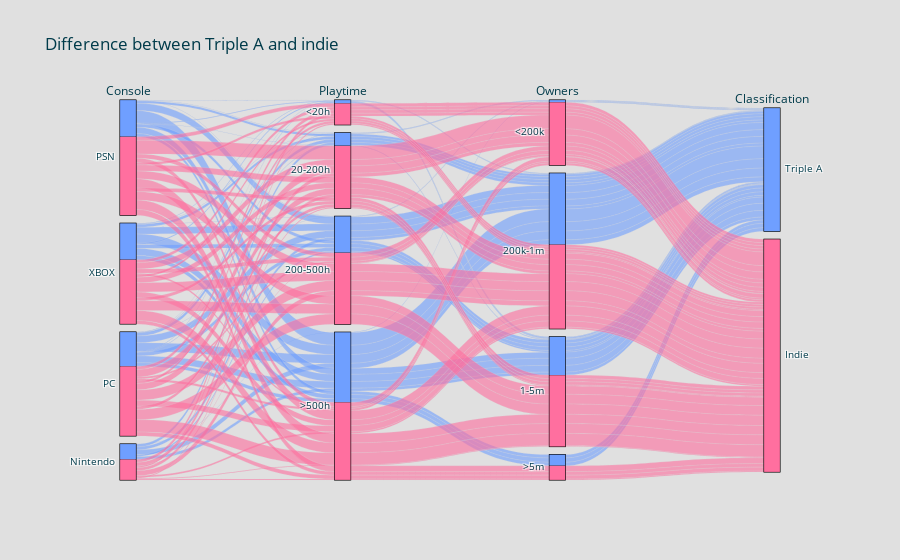

Write notebook code for a chart like this one.
### Markdown cell above
As shown earlier we see that the metascore of Triple A games is somewhat higher than those of indie games. This could be explained by the higher budget that Triple A studio's have. However the expected higher quality doesn't always satisfy the user. when we look at the positive/negative precentage of the games we see that Indie games have a overal higher ratio than a Triple A games.

### Code cell
data = go.Parcats(
    dimensions=[
        
        {'label':'Console',
         'values':com_df['console_bins']},

        {'label':'Playtime',
         'values':com_df['playt_bins'],
         'categoryorder': 'array','categoryarray':['<20h','20-200h','200-500h','>500h']},
        
        # {'label':'Launch Price',
        #  'values':com_df['price_bins'],
        #  'categoryorder': 'array','categoryarray':['<10$','10-20$','20-50$','>50$']},

        {'label':'Owners',
         'values':com_df['owners_bins'],
         'categoryorder': 'array', 'categoryarray':['<200k','200k-1m','1-5m','>5m']},
        
        # {'label':'Positive ratings',
        #  'values':com_df['ratio_bins'],
        #  'categoryorder': 'array', 'categoryarray':['High','Average','Low']},
        
        # {'label':'Metascore',
        #  'values':com_df['meta_bins'],
        #  'categoryorder': 'array', 'categoryarray':['High','Average','Low']},


        {'label':'Classification',
         'values':com_df['AAA_bins']}
    ],
    sortpaths='backward',
    line={'color' : [AAA_colors[meta] for meta in com_df['is_aaa']], # comparing for Triple A
          'shape':'hspline'}, # 'hspline' is nicer but slower
)

layout = go.Layout(
    title = 'Difference between Triple A and indie',
    paper_bgcolor = '#E0E0E0',
    font={'color':'#003B4A'},
)

fig = go.Figure(data=data, layout=layout)

fig.show()

### Figure 1 — Plotly figure (JSON) as saved in the notebook; plotly's stock layout.template omitted (floating-point values rounded to 4 significant figures; data arrays with more than 128 entries replaced by an {"elided": "..."} marker saying what was removed)
{"data": [{"dimensions": [{"label": "Console", "values": {"elided": "1907 str values"}}, {"categoryarray": ["<20h", "20-200h", "200-500h", ">500h"], "categoryorder": "array", "label": "Playtime", "values": {"elided": "1907 str values"}}, {"categoryarray": ["<200k", "200k-1m", "1-5m", ">5m"], "categoryorder": "array", "label": "Owners", "values": {"elided": "1907 str values"}}, {"label": "Classification", "values": {"elided": "1907 str values"}}], "line": {"color": {"elided": "1907 str values"}, "shape": "hspline"}, "sortpaths": "backward", "type": "parcats"}], "layout": {"font": {"color": "#003B4A"}, "paper_bgcolor": "#E0E0E0", "title": {"text": "Difference between Triple A and indie"}}}
